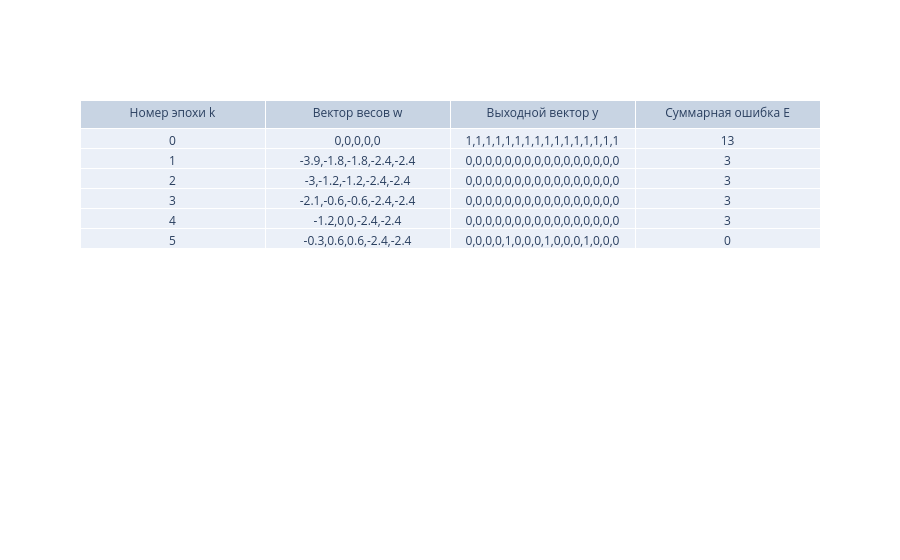

Notebook code for this chart:
### Code cell
#Обучение сети на всех данных
netw=network(4) # создаётся объект класса network, который представляет нейронную сеть с 4 входами.
output=netw.learn(full_inputs,full_outputs,show=True) # обучаем нейронную сеть на всех данных
# show=True — параметр, который позволяет показывать результаты обучения на каждом шаге (эпохе).

#Вывод результатов
# создаём таблицу с помощью библиотеки Plotly для визуализации:
trace = go.Table(
    # header — определяет названия колонок в таблице
    header = dict(values=['Номер эпохи k', 
                        'Вектор весов w',
                        'Выходной вектор y',
                        'Суммарная ошибка E']),
    
    # cells — создаём ячейки для данных, используя zip(*output); каждый столбец данных (эпохи) транспонируется
    cells = dict(values = [*list(zip(*output))]) 
)
data = [trace] 
iplot(data, filename = 'basic_table') # отображает таблицу в Jupyter Notebook с помощью Plotly

### Figure 1 — Plotly figure (JSON) as saved in the notebook; plotly's stock layout.template omitted (floating-point values rounded to 4 significant figures; data arrays with more than 128 entries replaced by an {"elided": "..."} marker saying what was removed)
{"data": [{"cells": {"values": {"elided": "4 rows, 138 float values in total"}}, "header": {"values": ["Номер эпохи k", "Вектор весов w", "Выходной вектор y", "Суммарная ошибка E"]}, "type": "table"}], "layout": {}}
